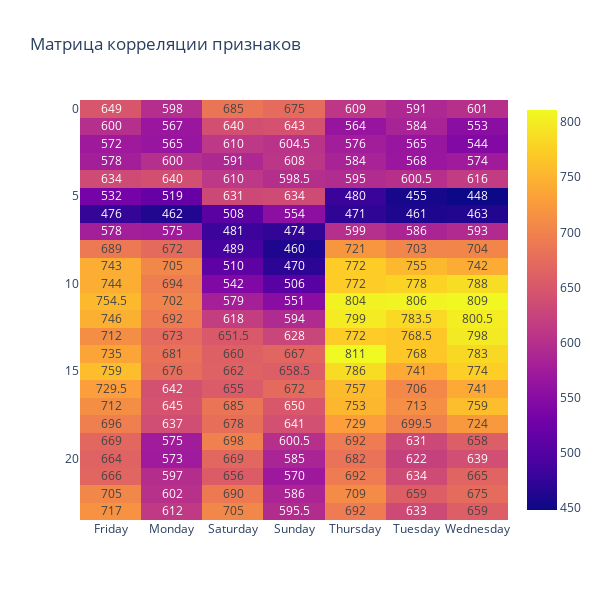

Notebook source saved alongside this figure:
### Markdown cell above
### Задание 3.6.
Посмотрим на обе временные характеристики одновременно. 

Постройте сводную таблицу, по строкам которой отложены часы (pickup_hour), по столбцам - дни недели (pickup_day_of_week), а в ячейках - медианная длительность поездки (trip_duration). 

Визуализируйте полученную сводную таблицу с помощью тепловой карты (рекомендуемая палитра - coolwarm).

### Code cell
hour_day_week =taxi_data.pivot_table(
    values='trip_duration',
    index='pickup_hour',
    columns='pickup_day_of_week',
    aggfunc='median',
    fill_value=0
)

fig = px.imshow(
    img=hour_day_week.values,
    x=list(hour_day_week.columns),
    y=list(hour_day_week.index),
    text_auto=True,    
    title='Матрица корреляции признаков',
    width=600,
    height=600
    )
fig.show()

### Figure 1 — Plotly figure (JSON) as saved in the notebook; plotly's stock layout.template omitted (floating-point values rounded to 4 significant figures; data arrays with more than 128 entries replaced by an {"elided": "..."} marker saying what was removed)
{"data": [{"coloraxis": "coloraxis", "hovertemplate": "x: %{x}<br>y: %{y}<br>color: %{z}<extra></extra>", "name": "0", "texttemplate": "%{z}", "type": "heatmap", "x": ["Friday", "Monday", "Saturday", "Sunday", "Thursday", "Tuesday", "Wednesday"], "xaxis": "x", "y": [0, 1, 2, 3, 4, 5, 6, 7, 8, 9, 10, 11, 12, 13, 14, 15, 16, 17, 18, 19, 20, 21, 22, 23], "yaxis": "y", "z": {"elided": "24x7 float values"}}], "layout": {"coloraxis": {"colorscale": [[0, "#0d0887"], [0.1111, "#46039f"], [0.2222, "#7201a8"], [0.3333, "#9c179e"], [0.4444, "#bd3786"], [0.5556, "#d8576b"], [0.6667, "#ed7953"], [0.7778, "#fb9f3a"], [0.8889, "#fdca26"], [1, "#f0f921"]]}, "height": 600, "title": {"text": "Матрица корреляции признаков"}, "width": 600, "xaxis": {"anchor": "y", "constrain": "domain", "domain": [0, 1], "scaleanchor": "y"}, "yaxis": {"anchor": "x", "autorange": "reversed", "constrain": "domain", "domain": [0, 1]}}}
